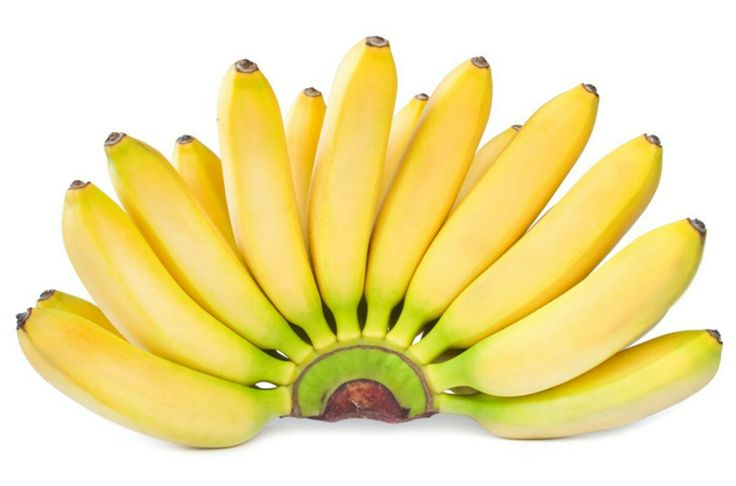
#> input picture test pisang/test pisang 10.jpg, 736 x 486 px
$ python -i deteksikematanganpisang.py   (imports and definitions only)
#> lines starting #> are read from the running program, lines starting #| are printed output that depends on the picture; after the words box and inside, x2 and y2 are one past the last pixel; in counts of white or black regions, pixels touching at a corner belong together
#> further down, picture is the input picture: shape (486, 736, 3); mean B, G, R 160.8, 227.1, 240.8
try:
    import cv2
except ModuleNotFoundError:
    cv2 = None

import numpy as np
from tkinter import Tk, Button, Label, filedialog, Canvas, messagebox
from PIL import Image, ImageTk

def segment_banana(image):
    hsv = cv2.cvtColor(image, cv2.COLOR_BGR2HSV)
#> hsv: shape (486, 736, 3); mean H, S, V 18.3, 89.8, 241.7
    lower = np.array([15, 40, 40])
    upper = np.array([75, 255, 255])
    mask = cv2.inRange(hsv, lower, upper)
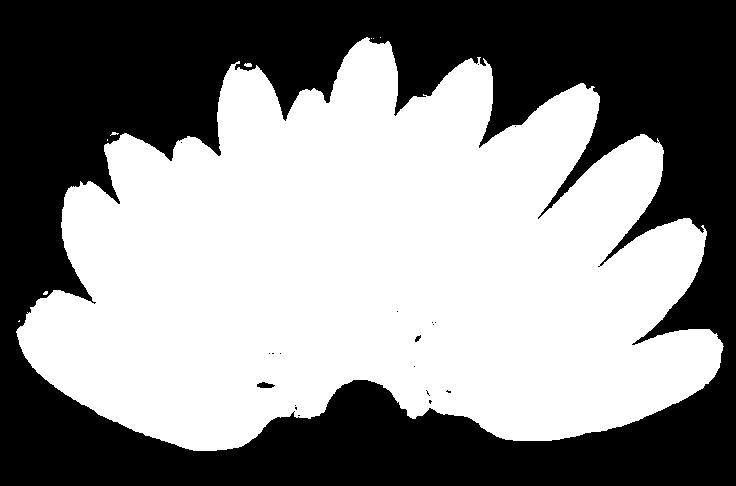
#> mask: shape (486, 736); 54.5% white; 20 black regions (17 under 20 px), largest, box (x1, y1, x2, y2) and area: (0, 0, 736, 486) 162737, (257, 382, 275, 388) 75, (415, 335, 421, 342) 24

    mask_white = cv2.inRange(hsv, (0, 0, 200), (180, 60, 255))
#> mask_white: shape (486, 736); 45% white; 20 white regions (17 under 20 px), largest, box (x1, y1, x2, y2) and area: (0, 0, 736, 486) 160631, (256, 382, 275, 388) 81, (414, 333, 423, 343) 38
    mask = cv2.bitwise_and(mask, cv2.bitwise_not(mask_white))
#> mask: shape (486, 736); 53.8% white; 25 black regions (22 under 20 px), largest, box (x1, y1, x2, y2) and area: (0, 0, 736, 486) 164965, (256, 382, 275, 388) 84, (414, 333, 423, 343) 38

    kernel = np.ones((5, 5), np.uint8)
    mask = cv2.morphologyEx(mask, cv2.MORPH_CLOSE, kernel)
#> mask: shape (486, 736); 54.1% white; 2 black regions, box (x1, y1, x2, y2) and area: (0, 0, 736, 486) 164224, (260, 382, 270, 388) 55
    mask = cv2.morphologyEx(mask, cv2.MORPH_OPEN, kernel)
#> mask: shape (486, 736); 54% white; 2 black regions, box (x1, y1, x2, y2) and area: (0, 0, 736, 486) 164325, (260, 382, 270, 388) 55

    return mask

def rgb_to_hsi(image):
    image = image.astype(np.float32) / 255.0
    B, G, R = cv2.split(image)
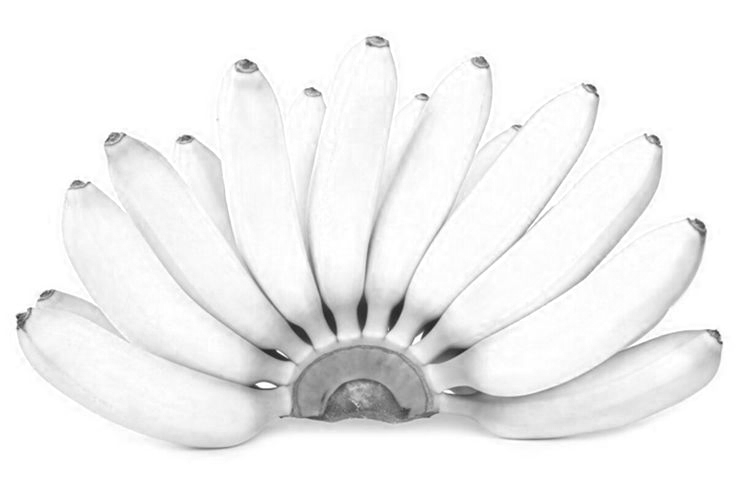
#> R: shape (486, 736) float32; min 0.129, max 1, mean 0.944

    I = (R + G + B) / 3.0
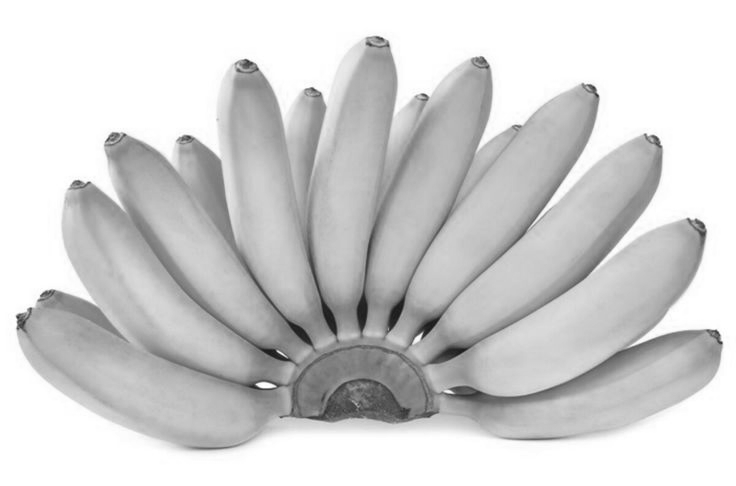
#> I: shape (486, 736) float32; min 0.0902, max 1, mean 0.822
    min_rgb = np.minimum(np.minimum(R, G), B)
    S = 1 - (3 / (R + G + B + 1e-6)) * min_rgb

    num = 0.5 * ((R - G) + (R - B))
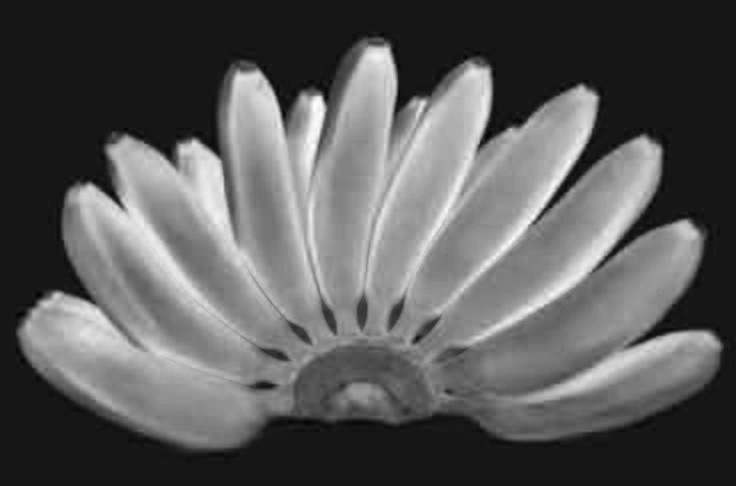
#> num: shape (486, 736) float32; min -0.0569, max 0.622, mean 0.184; drawn with min black and max white
    den = np.sqrt((R - G) ** 2 + (R - B) * (G - B)) + 1e-6
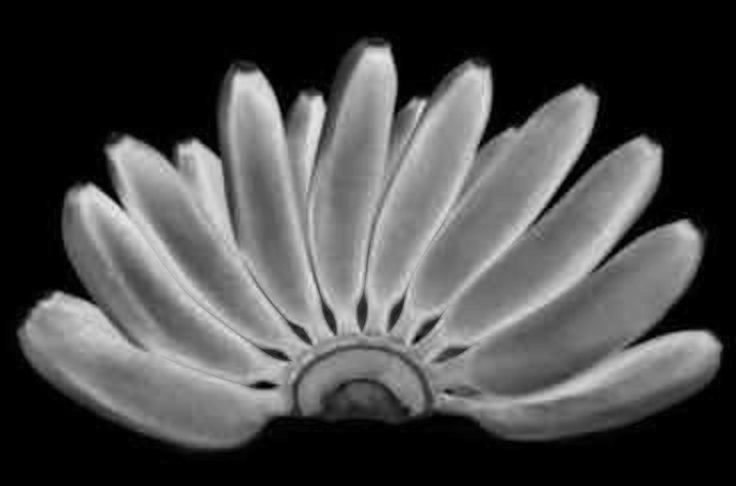
#> den: shape (486, 736) float32; min 1e-06, max 0.902, mean 0.293
    theta = np.arccos(np.clip(num / den, -1, 1))
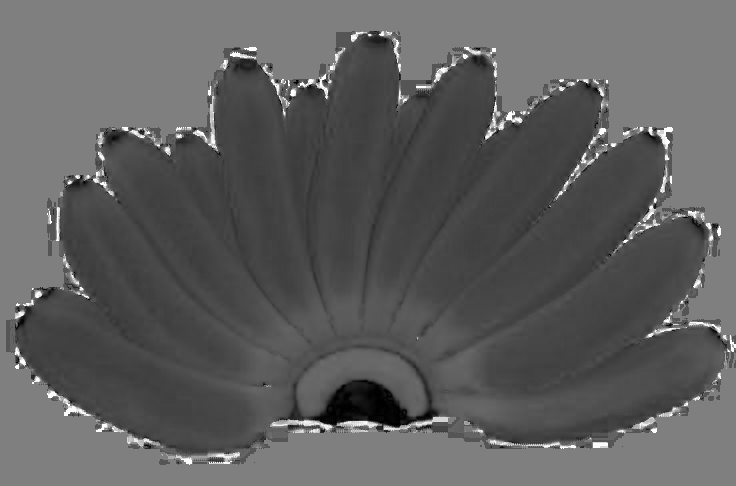
#> theta: shape (486, 736) float32; min 0.00249, max 3.14, mean 1.18; drawn with min black and max white

    H = np.where(B <= G, theta, 2 * np.pi - theta)
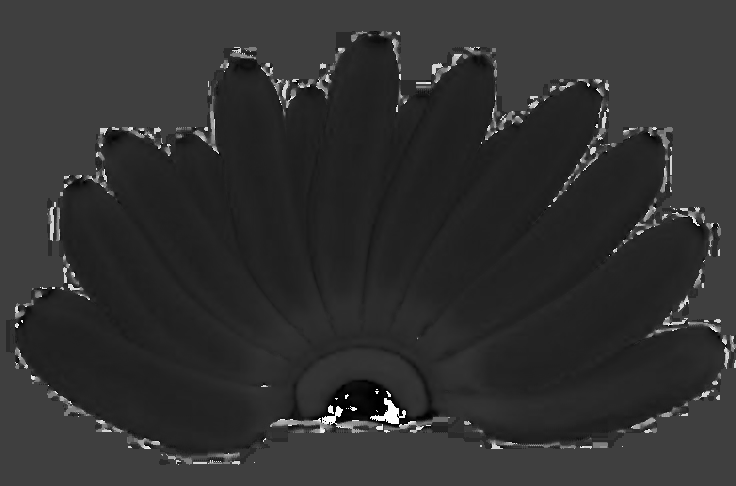
#> H: shape (486, 736) float32; min 0.00249, max 6.27, mean 1.23; drawn with min black and max white
    H = H * (180 / np.pi)

    return H, S, I

def get_dominant_hue_saturation(image):
    mask = segment_banana(image)
    H, S, _ = rgb_to_hsi(image)

    hue_values = H[mask > 0]
    sat_values = S[mask > 0]

    if len(hue_values) == 0 or len(sat_values) == 0:
        return None, None

    return np.mean(hue_values), np.mean(sat_values)

# [10 lines left out: function classify_ripeness, not called in this run]


class BananaRipenessApp:
    # [39 lines left out: functions __init__, load_image, not called in this run]

# [16 lines not run here, left out]

>>> import cv2
>>> picture = cv2.imread('test pisang/test pisang 10.jpg')
>>> result = get_dominant_hue_saturation(picture)
#> result = (50.76, 0.536)

$ run again, on test pisang/test pisang 11.jpg
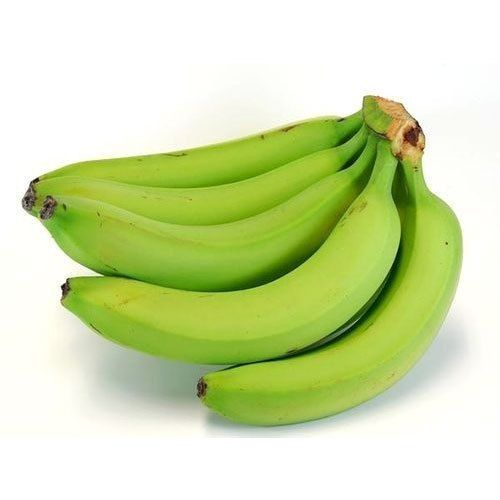
#> input picture test pisang/test pisang 11.jpg, 500 x 500 px
#> picture is the input picture: shape (500, 500, 3); mean B, G, R 172.1, 223.2, 209.1
#> hsv: shape (500, 500, 3); mean H, S, V 25.5, 72.5, 223.6
#> in segment_banana, `mask = cv2.inRange(hsv, lower, upper)`:
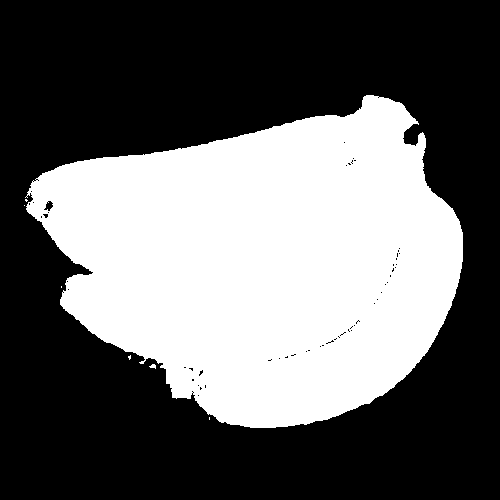
#> mask: shape (500, 500); 39.4% white; 7 white regions (5 under 20 px), largest, box (x1, y1, x2, y2) and area: (25, 95, 463, 428) 98440, (149, 364, 156, 369) 22
#> mask_white: shape (500, 500); 59.2% white; 7 black regions (6 under 20 px), largest, box (x1, y1, x2, y2) and area: (21, 95, 462, 431) 101914
#> in rgb_to_hsi, `H = np.where(B <= G, theta, 2 * np.pi - theta)`:
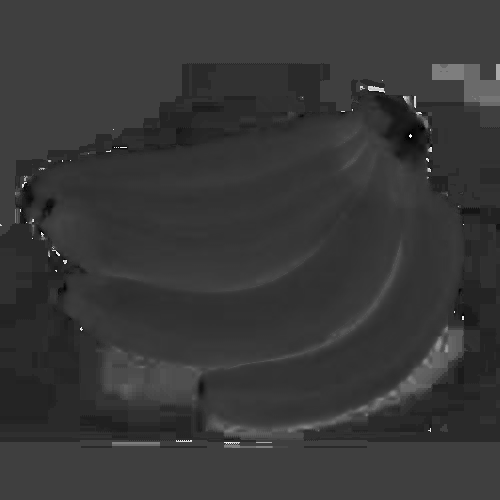
#> H: shape (500, 500) float32; min 0.00326, max 6.26, mean 1.39; drawn with min black and max white
#> result = (76.64, 0.581)

$ run again, on test pisang/test pisang 12.jpg
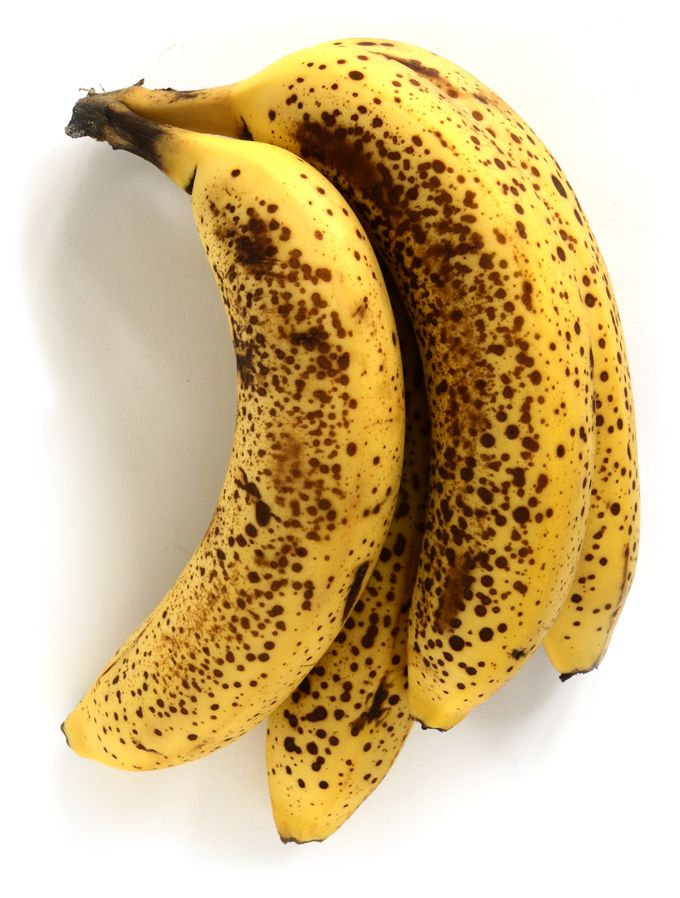
#> input picture test pisang/test pisang 12.jpg, 680 x 898 px
#> picture is the input picture: shape (898, 680, 3); mean B, G, R 142.3, 186.8, 210.1
#> hsv: shape (898, 680, 3); mean H, S, V 16.2, 101.3, 210.1
#> in segment_banana, `mask = cv2.inRange(hsv, lower, upper)`:
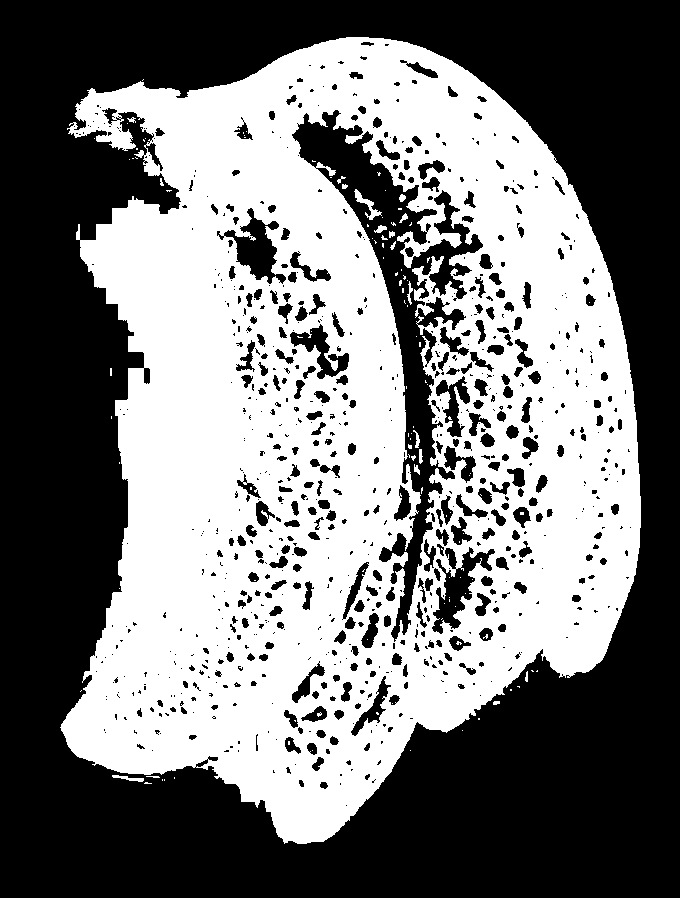
#> mask: shape (898, 680); 47.2% white; 126 white regions (107 under 20 px), largest, box (x1, y1, x2, y2) and area: (60, 37, 641, 844) 287148, (354, 189, 382, 220) 229, (112, 775, 144, 782) 99
#> mask_white: shape (898, 680); 45.7% white; 38 white regions (36 under 20 px), largest, box (x1, y1, x2, y2) and area: (0, 0, 680, 898) 278460, (157, 191, 189, 224) 514
#> in rgb_to_hsi, `H = np.where(B <= G, theta, 2 * np.pi - theta)`:
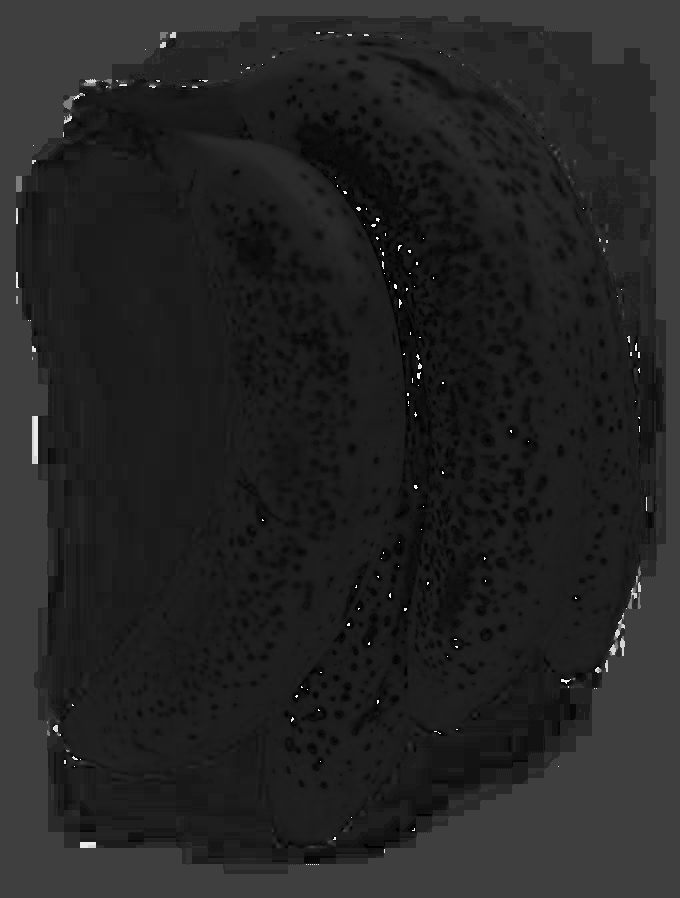
#> H: shape (898, 680) float32; min 0.00299, max 6.26, mean 0.904; drawn with min black and max white
#> result = (40.19, 0.574)

$ run again, on test pisang/test pisang 7.jpg
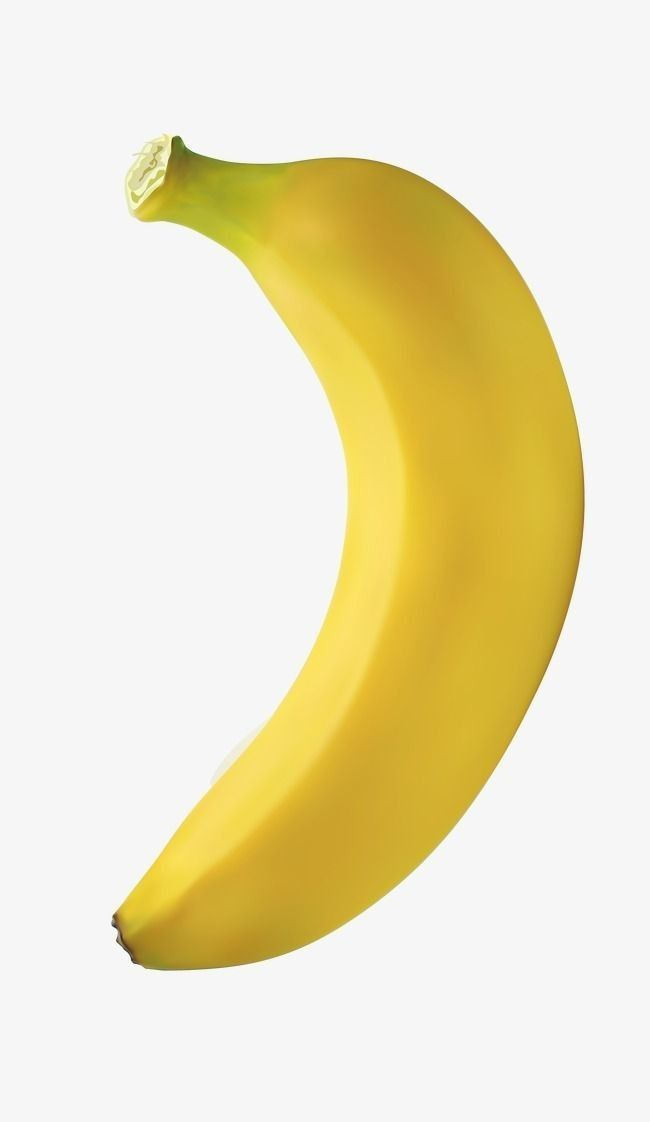
#> input picture test pisang/test pisang 7.jpg, 650 x 1122 px
#> picture is the input picture: shape (1122, 650, 3); mean B, G, R 192.3, 228, 237
#> hsv: shape (1122, 650, 3); mean H, S, V 9.1, 53.5, 237.1
#> mask_white: shape (1122, 650); 71.7% white; 2 black regions (1 under 20 px), largest, box (x1, y1, x2, y2) and area: (111, 136, 585, 971) 206474
#> in rgb_to_hsi, `H = np.where(B <= G, theta, 2 * np.pi - theta)`:
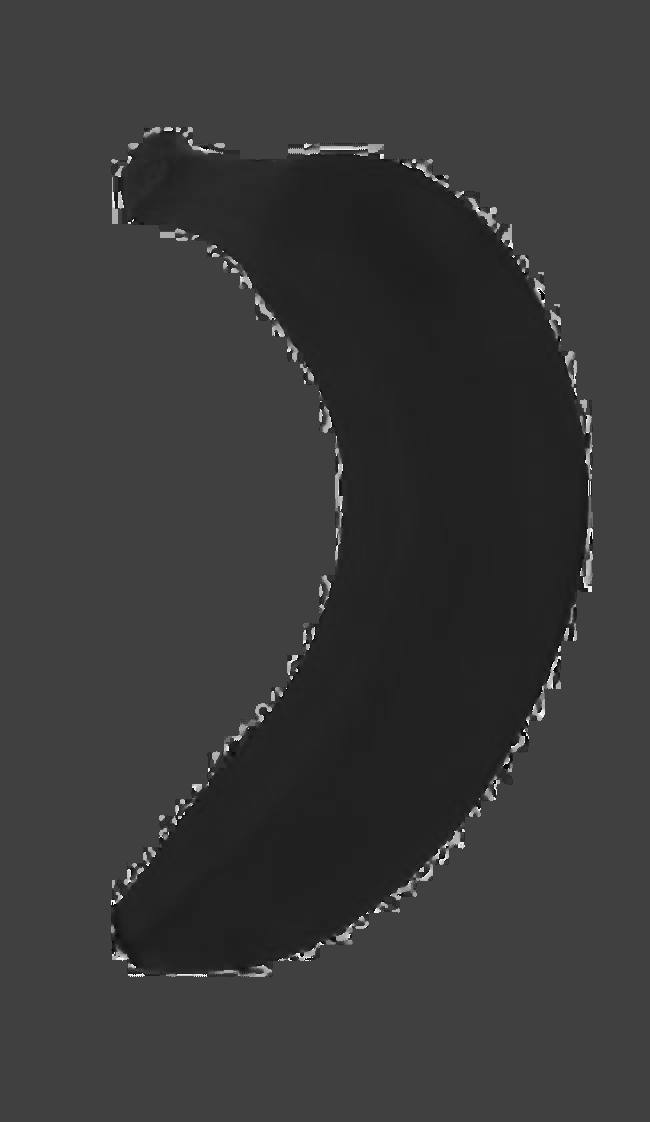
#> H: shape (1122, 650) float32; min 0.00651, max 6.19, mean 1.39; drawn with min black and max white
#> result = (49.03, 0.629)
